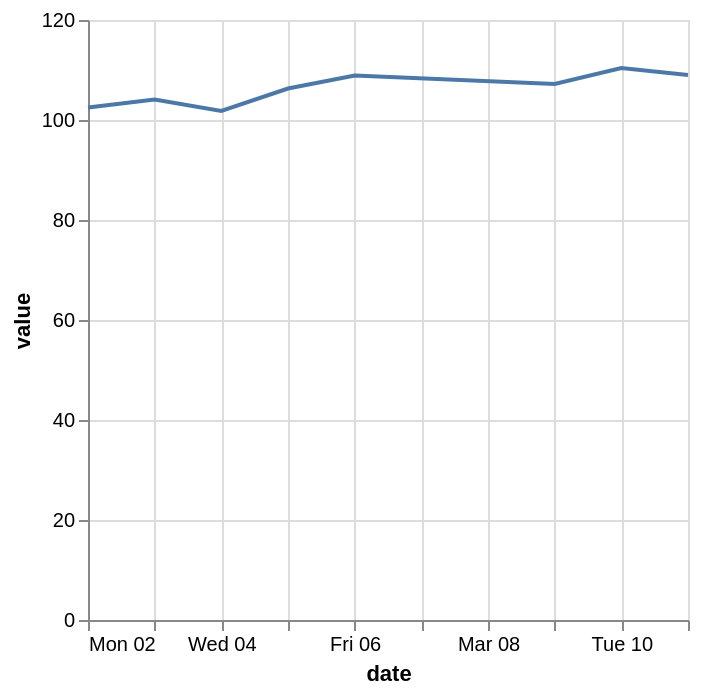

Specify this chart in Vega-Lite:
### Vega-Lite specification from a JSON file in a GitHub repository (floating-point values rounded to 4 significant figures)
{"$schema": "https://vega.github.io/schema/vega-lite/v6.json", "data": {"values": [{"date": "2026-03-02", "value": 102.5}, {"date": "2026-03-03", "value": 104.1}, {"date": "2026-03-04", "value": 101.8}, {"date": "2026-03-05", "value": 106.3}, {"date": "2026-03-06", "value": 108.9}, {"date": "2026-03-09", "value": 107.2}, {"date": "2026-03-10", "value": 110.4}, {"date": "2026-03-11", "value": 109.0}]}, "description": "A temporal line.", "encoding": {"x": {"field": "date", "type": "temporal"}, "y": {"field": "value", "type": "quantitative"}}, "mark": "line", "usermeta": {"easel": {"standin_ratio": 0.0301, "threshold": 0.06}}}
